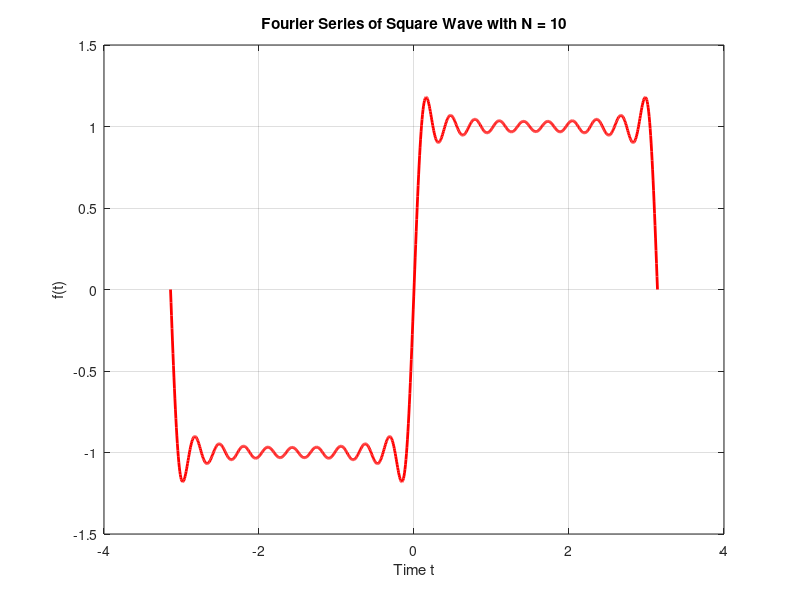

Write MATLAB code to recreate this figure.
clc; clear; close all

t = linspace(-pi, pi, 1000);
f = zeros(size(t));
N = 10;  % Number of harmonics

for n = 1:2:(2*N-1)
    f = f + (4/(n*pi)) * sin(n*t);
end

plot(t, f, 'r', 'LineWidth', 2);
grid on;
xlabel('Time t'); ylabel('f(t)');
title(['Fourier Series of Square Wave with N = ', num2str(N)]);
